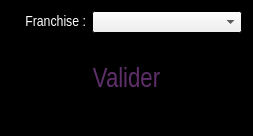
<?xml version="1.0" encoding="UTF-8"?>
<ui version="4.0">
 <class>FranchiseSelectionClass</class>
 <widget class="QDialog" name="FranchiseSelectionClass">
  <property name="windowModality">
   <enum>Qt::WindowModal</enum>
  </property>
  <property name="geometry">
   <rect>
    <x>0</x>
    <y>0</y>
    <width>251</width>
    <height>136</height>
   </rect>
  </property>
  <property name="palette">
   <palette>
    <active>
     <colorrole role="WindowText">
      <brush brushstyle="SolidPattern">
       <color alpha="255">
        <red>94</red>
        <green>47</green>
        <blue>106</blue>
       </color>
      </brush>
     </colorrole>
     <colorrole role="Base">
      <brush brushstyle="SolidPattern">
       <color alpha="255">
        <red>255</red>
        <green>255</green>
        <blue>255</blue>
       </color>
      </brush>
     </colorrole>
     <colorrole role="Window">
      <brush brushstyle="SolidPattern">
       <color alpha="255">
        <red>0</red>
        <green>0</green>
        <blue>0</blue>
       </color>
      </brush>
     </colorrole>
    </active>
    <inactive>
     <colorrole role="WindowText">
      <brush brushstyle="SolidPattern">
       <color alpha="255">
        <red>94</red>
        <green>47</green>
        <blue>106</blue>
       </color>
      </brush>
     </colorrole>
     <colorrole role="Base">
      <brush brushstyle="SolidPattern">
       <color alpha="255">
        <red>255</red>
        <green>255</green>
        <blue>255</blue>
       </color>
      </brush>
     </colorrole>
     <colorrole role="Window">
      <brush brushstyle="SolidPattern">
       <color alpha="255">
        <red>0</red>
        <green>0</green>
        <blue>0</blue>
       </color>
      </brush>
     </colorrole>
    </inactive>
    <disabled>
     <colorrole role="WindowText">
      <brush brushstyle="SolidPattern">
       <color alpha="255">
        <red>120</red>
        <green>120</green>
        <blue>120</blue>
       </color>
      </brush>
     </colorrole>
     <colorrole role="Base">
      <brush brushstyle="SolidPattern">
       <color alpha="255">
        <red>0</red>
        <green>0</green>
        <blue>0</blue>
       </color>
      </brush>
     </colorrole>
     <colorrole role="Window">
      <brush brushstyle="SolidPattern">
       <color alpha="255">
        <red>0</red>
        <green>0</green>
        <blue>0</blue>
       </color>
      </brush>
     </colorrole>
    </disabled>
   </palette>
  </property>
  <property name="windowTitle">
   <string>Sélection de la franchise</string>
  </property>
  <property name="windowIcon">
   <iconset resource="pokersphere.qrc">
    <normaloff>:/img/Resources/sphere.ico</normaloff>:/img/Resources/sphere.ico</iconset>
  </property>
  <layout class="QVBoxLayout" name="verticalLayout">
   <item>
    <layout class="QHBoxLayout" name="horizontalLayout_3">
     <item>
      <widget class="QLabel" name="franchiseLabel">
       <property name="minimumSize">
        <size>
         <width>75</width>
         <height>20</height>
        </size>
       </property>
       <property name="maximumSize">
        <size>
         <width>120</width>
         <height>20</height>
        </size>
       </property>
       <property name="palette">
        <palette>
         <active>
          <colorrole role="WindowText">
           <brush brushstyle="SolidPattern">
            <color alpha="255">
             <red>255</red>
             <green>255</green>
             <blue>255</blue>
            </color>
           </brush>
          </colorrole>
         </active>
         <inactive>
          <colorrole role="WindowText">
           <brush brushstyle="SolidPattern">
            <color alpha="255">
             <red>255</red>
             <green>255</green>
             <blue>255</blue>
            </color>
           </brush>
          </colorrole>
         </inactive>
         <disabled>
          <colorrole role="WindowText">
           <brush brushstyle="SolidPattern">
            <color alpha="255">
             <red>120</red>
             <green>120</green>
             <blue>120</blue>
            </color>
           </brush>
          </colorrole>
         </disabled>
        </palette>
       </property>
       <property name="font">
        <font>
         <family>Arial Narrow</family>
         <pointsize>11</pointsize>
        </font>
       </property>
       <property name="text">
        <string>Franchise :</string>
       </property>
       <property name="alignment">
        <set>Qt::AlignRight|Qt::AlignTrailing|Qt::AlignVCenter</set>
       </property>
      </widget>
     </item>
     <item>
      <widget class="QComboBox" name="franchiseComboBox">
       <property name="minimumSize">
        <size>
         <width>150</width>
         <height>22</height>
        </size>
       </property>
      </widget>
     </item>
    </layout>
   </item>
   <item>
    <layout class="QHBoxLayout" name="horizontalLayout_15">
     <item>
      <widget class="QLabel" name="validerLabel">
       <property name="font">
        <font>
         <family>Arial Narrow</family>
         <pointsize>20</pointsize>
        </font>
       </property>
       <property name="text">
        <string>&lt;a href=&quot;a&quot; style=&quot;text-decoration:none;&quot;&gt;&lt;font color=&quot;#5E2F6A&quot;&gt;Valider&lt;/font&gt;&lt;/a&gt;</string>
       </property>
       <property name="alignment">
        <set>Qt::AlignCenter</set>
       </property>
      </widget>
     </item>
    </layout>
   </item>
  </layout>
 </widget>
 <layoutdefault spacing="6" margin="11"/>
 <resources>
  <include location="pokersphere.qrc"/>
 </resources>
 <connections/>
</ui>
